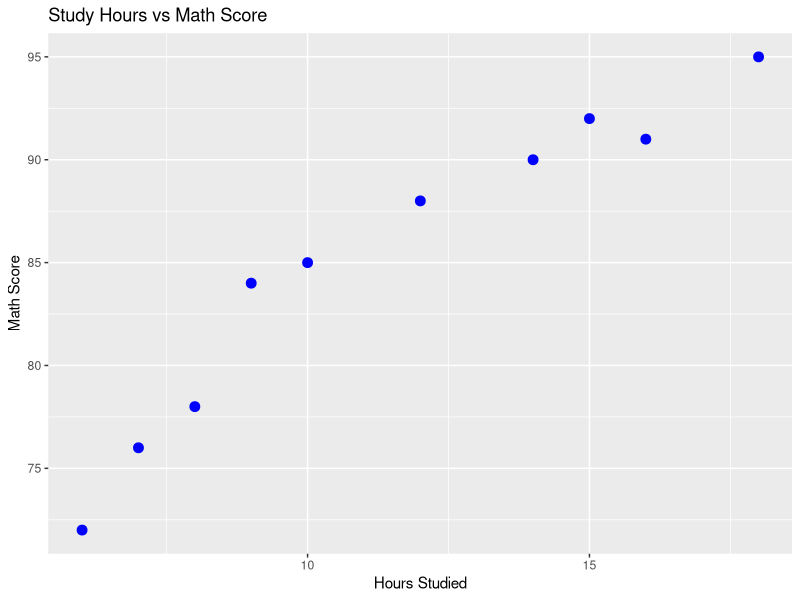
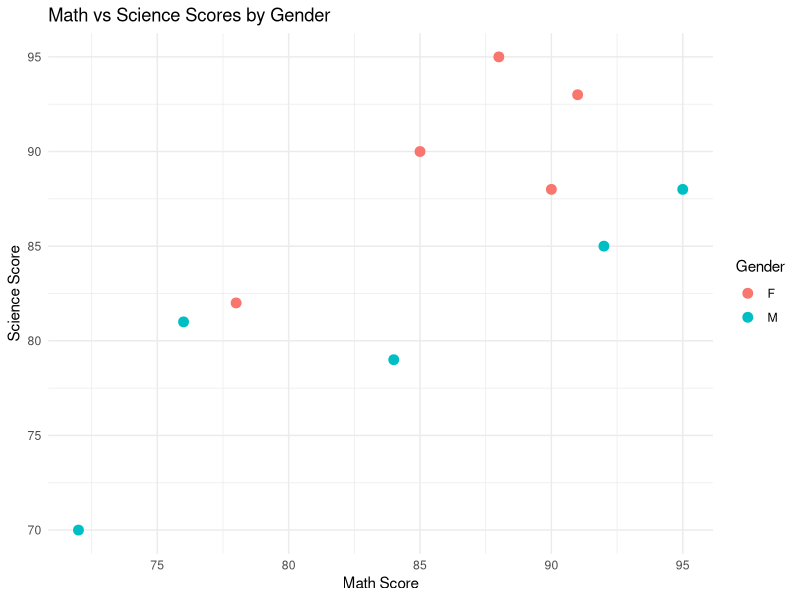
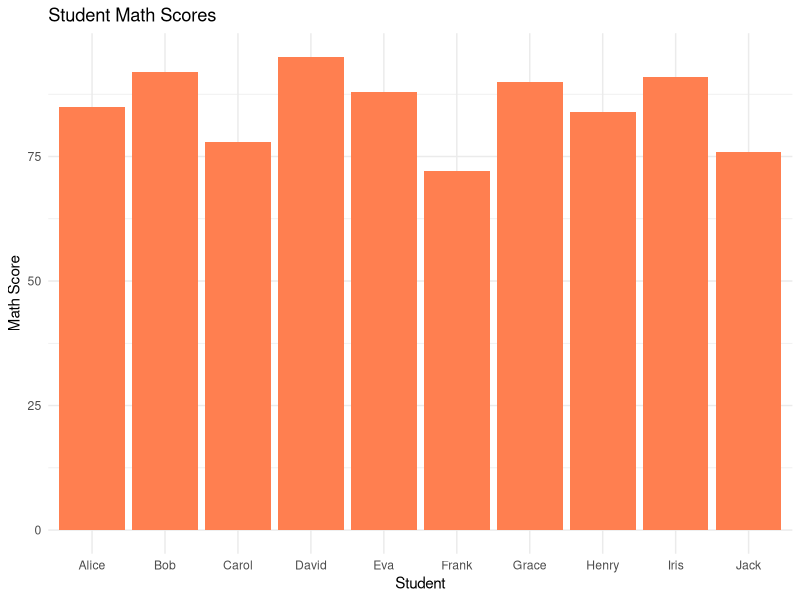
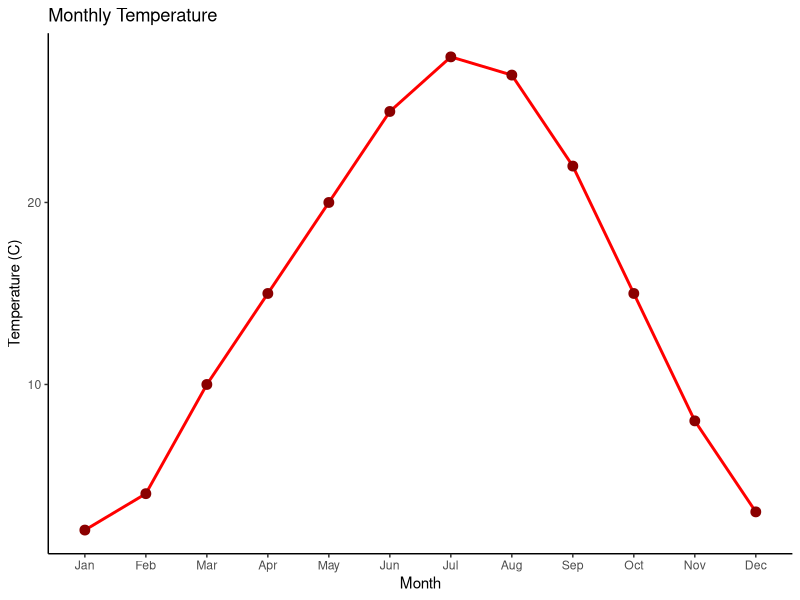
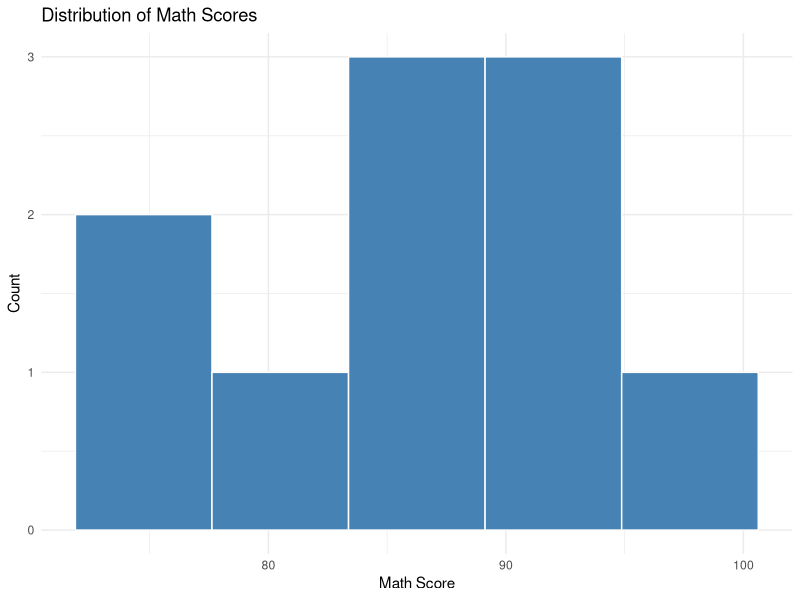
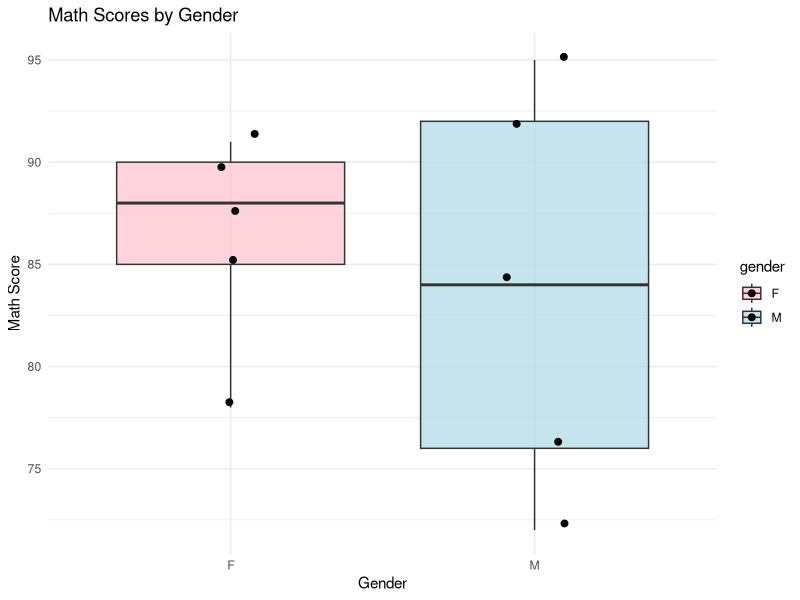
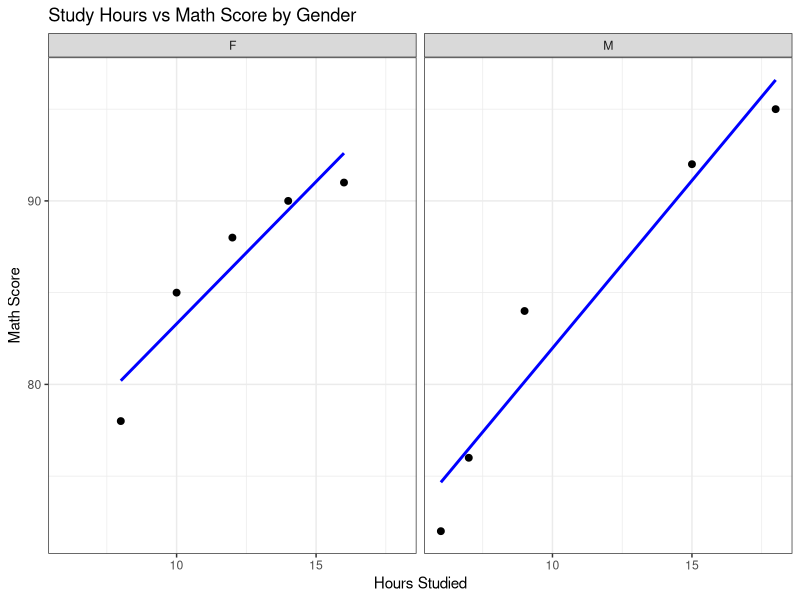
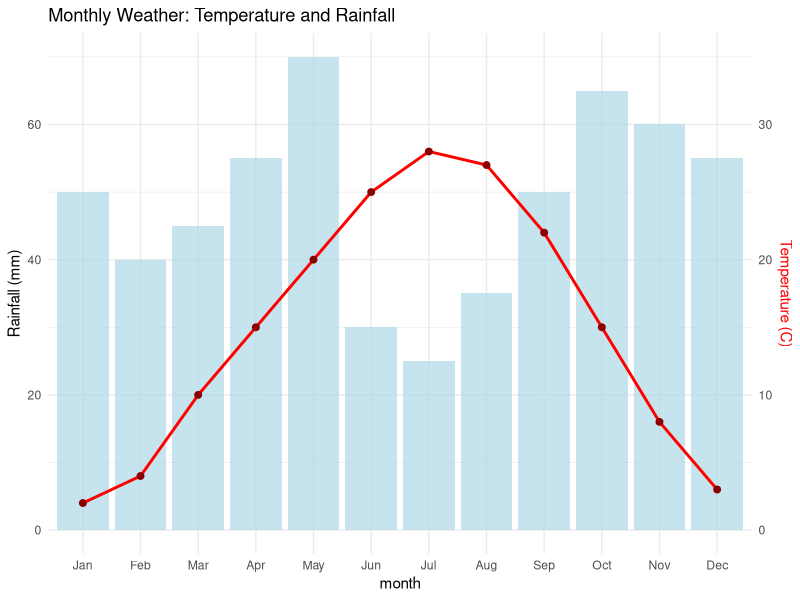

Generate these figures, in order, with R:
# ============================================
# ggplot2 Practice Exercises
# Test your visualization skills!
# ============================================

library(ggplot2)

# -----------------------------------------
# SAMPLE DATA FOR EXERCISES
# -----------------------------------------

# Dataset 1: Student performance
students <- data.frame(
  name = c("Alice", "Bob", "Carol", "David", "Eva",
           "Frank", "Grace", "Henry", "Iris", "Jack"),
  math_score = c(85, 92, 78, 95, 88, 72, 90, 84, 91, 76),
  science_score = c(90, 85, 82, 88, 95, 70, 88, 79, 93, 81),
  study_hours = c(10, 15, 8, 18, 12, 6, 14, 9, 16, 7),
  gender = c("F", "M", "F", "M", "F", "M", "F", "M", "F", "M")
)

# Dataset 2: Monthly temperatures
weather <- data.frame(
  month = factor(month.abb, levels = month.abb),
  temperature = c(2, 4, 10, 15, 20, 25, 28, 27, 22, 15, 8, 3),
  rainfall = c(50, 40, 45, 55, 70, 30, 25, 35, 50, 65, 60, 55)
)

# -----------------------------------------
# EXERCISE 1: Basic Scatter Plot
# -----------------------------------------
# Create a scatter plot showing the relationship between
# study_hours (x-axis) and math_score (y-axis)
# Add appropriate title and axis labels

# Your code here:



# -----------------------------------------
# EXERCISE 2: Colored Scatter Plot
# -----------------------------------------
# Using the students dataset, create a scatter plot of
# math_score vs science_score, colored by gender
# Add a title and use theme_minimal()

# Your code here:



# -----------------------------------------
# EXERCISE 3: Bar Plot
# -----------------------------------------
# Create a bar plot showing each student's math_score
# Fill the bars with a color of your choice
# Add title and labels

# Your code here:



# -----------------------------------------
# EXERCISE 4: Line Plot
# -----------------------------------------
# Using the weather dataset, create a line plot
# showing temperature across months
# Add points on the line and use theme_classic()

# Your code here:



# -----------------------------------------
# EXERCISE 5: Histogram
# -----------------------------------------
# Create a histogram of math_score from the students dataset
# Use 5 bins and fill with "steelblue"
# Add a white border around bars

# Your code here:



# -----------------------------------------
# EXERCISE 6: Box Plot
# -----------------------------------------
# Create a box plot comparing math_score by gender
# Color the boxes by gender
# Add jittered points on top

# Your code here:



# -----------------------------------------
# EXERCISE 7: Faceted Plot
# -----------------------------------------
# Create a scatter plot of study_hours vs math_score
# Facet (split) by gender
# Add a trend line using geom_smooth()

# Your code here:



# -----------------------------------------
# EXERCISE 8: Combined Visualization
# -----------------------------------------
# Using the weather dataset, create a plot showing both
# temperature (as a line) and rainfall (as bars) across months
# Hint: You may need to use two geom layers

# Your code here:



# ============================================
# SOLUTIONS
# ============================================
# Scroll down...
#
#
#
#
#
#
#
#
#
#
#

# -----------------------------------------
# SOLUTION 1
# -----------------------------------------
ggplot(students, aes(x = study_hours, y = math_score)) +
  geom_point(size = 3, color = "blue") +
  labs(
    title = "Study Hours vs Math Score",
    x = "Hours Studied",
    y = "Math Score"
  )

# -----------------------------------------
# SOLUTION 2
# -----------------------------------------
ggplot(students, aes(x = math_score, y = science_score, color = gender)) +
  geom_point(size = 3) +
  labs(
    title = "Math vs Science Scores by Gender",
    x = "Math Score",
    y = "Science Score",
    color = "Gender"
  ) +
  theme_minimal()

# -----------------------------------------
# SOLUTION 3
# -----------------------------------------
ggplot(students, aes(x = name, y = math_score)) +
  geom_bar(stat = "identity", fill = "coral") +
  labs(
    title = "Student Math Scores",
    x = "Student",
    y = "Math Score"
  ) +
  theme_minimal()

# -----------------------------------------
# SOLUTION 4
# -----------------------------------------
ggplot(weather, aes(x = month, y = temperature, group = 1)) +
  geom_line(color = "red", size = 1) +
  geom_point(color = "darkred", size = 3) +
  labs(
    title = "Monthly Temperature",
    x = "Month",
    y = "Temperature (C)"
  ) +
  theme_classic()

# -----------------------------------------
# SOLUTION 5
# -----------------------------------------
ggplot(students, aes(x = math_score)) +
  geom_histogram(bins = 5, fill = "steelblue", color = "white") +
  labs(
    title = "Distribution of Math Scores",
    x = "Math Score",
    y = "Count"
  ) +
  theme_minimal()

# -----------------------------------------
# SOLUTION 6
# -----------------------------------------
ggplot(students, aes(x = gender, y = math_score, fill = gender)) +
  geom_boxplot(alpha = 0.7) +
  geom_jitter(width = 0.1, size = 2) +
  labs(
    title = "Math Scores by Gender",
    x = "Gender",
    y = "Math Score"
  ) +
  theme_minimal() +
  scale_fill_manual(values = c("F" = "pink", "M" = "lightblue"))

# -----------------------------------------
# SOLUTION 7
# -----------------------------------------
ggplot(students, aes(x = study_hours, y = math_score)) +
  geom_point(size = 2) +
  geom_smooth(method = "lm", se = FALSE, color = "blue") +
  facet_wrap(~ gender) +
  labs(
    title = "Study Hours vs Math Score by Gender",
    x = "Hours Studied",
    y = "Math Score"
  ) +
  theme_bw()

# -----------------------------------------
# SOLUTION 8
# -----------------------------------------
# Option 1: Using secondary axis (advanced)
ggplot(weather, aes(x = month, group = 1)) +
  geom_bar(aes(y = rainfall), stat = "identity",
           fill = "lightblue", alpha = 0.7) +
  geom_line(aes(y = temperature * 2), color = "red", size = 1) +
  geom_point(aes(y = temperature * 2), color = "darkred", size = 2) +
  scale_y_continuous(
    name = "Rainfall (mm)",
    sec.axis = sec_axis(~ . / 2, name = "Temperature (C)")
  ) +
  labs(title = "Monthly Weather: Temperature and Rainfall") +
  theme_minimal() +
  theme(axis.title.y.right = element_text(color = "red"))

# Option 2: Simpler approach - two separate plots
# Temperature plot
p1 <- ggplot(weather, aes(x = month, y = temperature, group = 1)) +
  geom_line(color = "red") +
  geom_point(color = "red") +
  labs(title = "Temperature", y = "Temp (C)") +
  theme_minimal()

# Rainfall plot
p2 <- ggplot(weather, aes(x = month, y = rainfall)) +
  geom_bar(stat = "identity", fill = "steelblue") +
  labs(title = "Rainfall", y = "mm") +
  theme_minimal()

# Display both (requires gridExtra package)
# library(gridExtra)
# grid.arrange(p1, p2, nrow = 2)

# ============================================
# End of ggplot2 Exercises
# ============================================
